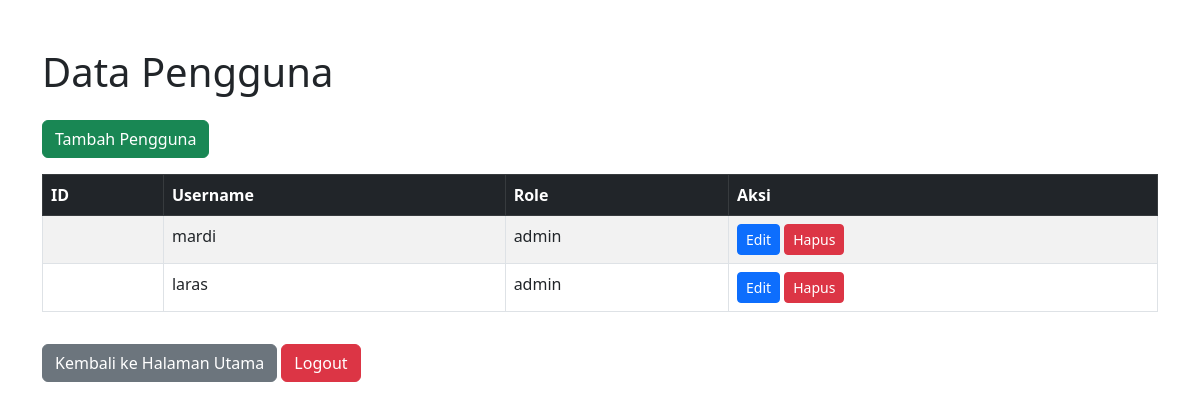
Before: /datauser.php (signed in) with the older database file.
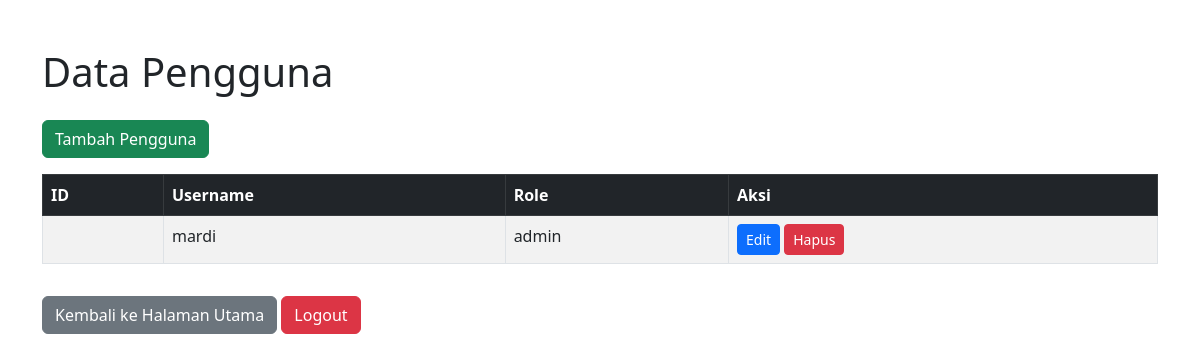
After: the same page with the newer database file.
### tables this page shows
CREATE TABLE `users` (
  `id_user` int(10) NOT NULL,
  `username` varchar(100) NOT NULL,
  `password` varchar(100) NOT NULL,
  `role` varchar(100) NOT NULL
);

### datauser.php (the view, shortened to what this page needs)
<?php
include 'koneksi.php';
$users_query = "SELECT * FROM users";
$users_result = mysqli_query($conn, $users_query);
?>
<!DOCTYPE html>
<html lang="id">
<head>
    <link href="https://cdn.jsdelivr.net/npm/bootstrap@5.3.0-alpha3/dist/css/bootstrap.min.css" rel="stylesheet">
</head>
<body>
    <div class="container mt-5">
        <h1 class="mb-4">Data Pengguna</h1>
        <button type="button" class="btn btn-success mb-3" data-bs-toggle="modal" data-bs-target="#addUserModal">
            Tambah Pengguna
        </button>
        <table class="table table-bordered table-striped">
            <thead class="table-dark">
                <tr>
                    <th>ID</th>
                    <th>Username</th>
                    <th>Role</th>
                    <th>Aksi</th>
                </tr>
            </thead>
            <tbody>
                <?php while ($user = mysqli_fetch_assoc($users_result)): ?>
                    <tr>
                        <td><?= htmlspecialchars($user['id']); ?></td>
                        <td><?= htmlspecialchars($user['username']); ?></td>
                        <td><?= htmlspecialchars($user['role']); ?></td>
                        <td>
                            <button type="button" class="btn btn-primary btn-sm" data-bs-toggle="modal" data-bs-target="#editUserModal<?= $user['id']; ?>">
                                Edit
                            </button>
                            <button type="button" class="btn btn-danger btn-sm" data-bs-toggle="modal" data-bs-target="#deleteUserModal<?= $user['id']; ?>">
                                Hapus
                            </button>
                        </td>
                    </tr>
                <?php endwhile; ?>
            </tbody>
        </table>
        <a href="data.php" class="btn btn-secondary mt-3">Kembali ke Halaman Utama</a>
        <a href="logout.php" class="btn btn-danger mt-3">Logout</a>
    </div>
</body>
</html>

Changed rows visible on the page:
removed users: username "laras", role "admin"
